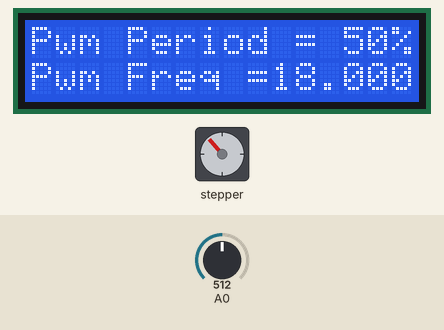
Bench run of a sketch on a simulated Arduino Uno, built with avr-gcc and run on an emulated ATmega328P. Parts: stepper motor, 16×2 character LCD. Wiring (inferred from the names in the program): stepper motor driver (200 steps per turn assumed): step pin 9; direction pin 11; enable pin 12. The test bench sets the inputs (shaded band); at power-on: A0 = 512.

Above: at 1.2 s.
1.3 s: A0 set to 306
At 2.07 s:
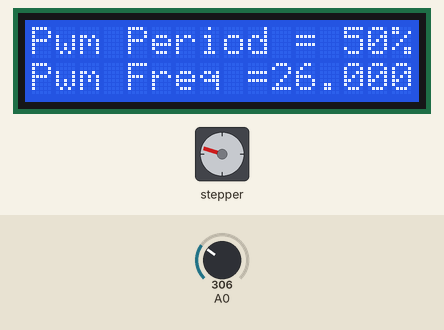
4.0 s: A0 set to 122
At 4.4 s:
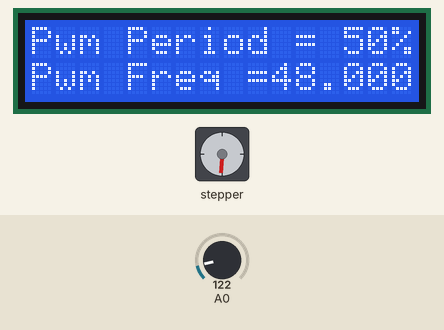
5.5 s: A0 set to 209
At 6.7 s:
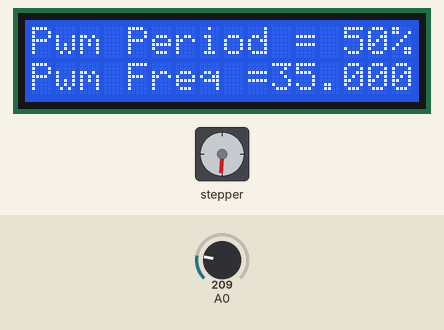
7.0 s: A0 set to 237
At 7.48 s:
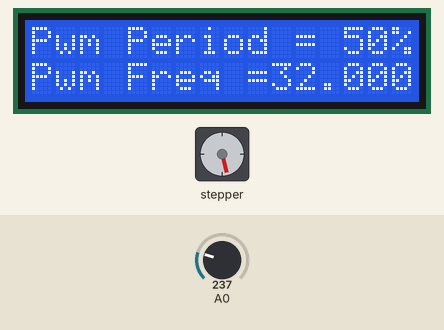
Timing chart, 0 to 13.1 s (numbered marks = the images above; inputs shaded):
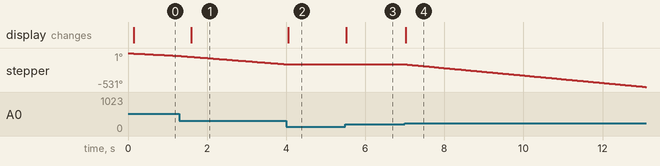

Measured:
- the behaviour switches between 226 and 227 on A0 (found by bisection; images 3 and 4)
- after the input at 1.3 s, the display: changes after 0.29 s (image 1)
- after the input at 4.0 s, stepper: goes on until 4.0 s, then stays -176°; the display: changes after 0.05 s (image 2)
- after the input at 5.5 s, the display: changes at once (image 3)
- after the input at 7.0 s, stepper: keeps turning counter-clockwise at about 58°/s, starting at once; the display: changes at once (image 4)

The sketch:

registros.ino
```cpp
//#include <LiquidCrystal.h>
//LiquidCrystal lcd(13, 12, 5, 4, 3, 2);
#include  <LiquidCrystal_I2C.h>
LiquidCrystal_I2C lcd(0x27, 16, 2);

int Pwmpin=9;//Pwm Output Pin
int Fchange= A0;//Frequency change through Potentiometer

int ena_pin = 12;
int dir_pin = 11;
int pul_pin = 9;

//int Button=1;//Button to change the frequency
void setup(){
  lcd.init();
  lcd.backlight();

  pinMode(ena_pin, OUTPUT);
  pinMode(dir_pin, OUTPUT);
  pinMode(pul_pin, OUTPUT);

  //pinMode(Button, INPUT);//Button as Input
  TCCR1A=_BV(COM1A1)|_BV(COM1B1);//Non-inverted Mode
  TCCR1B=_BV(WGM13)|_BV(CS11);//Prescalar 8
  lcd.setCursor(0, 0);//Lcd Coulomb 0 Row 1
  lcd.print("Pwm Period = 50%");

  digitalWrite(ena_pin, LOW); // ALTO DESHABILITA / BAJO HABILITA
  digitalWrite(dir_pin, LOW); // ALTO IZQUIERDA / BAJO DERECHA
}

float freq=0;
float count=10000,countt=0,Pinput=0;

void loop(){
  ICR1=count;//variable Frequency
  countt=2*8*count;
  freq= int(16000000/countt);
  OCR1A=int(count/2);
  lcd.setCursor(0, 1);//Lcd Coulomb 0 Row 2
  lcd.print("Pwm Freq =");
  lcd.print(freq);

  count=10000;
  Pinput=analogRead(A0);//Read input value
  Pinput=(Pinput/0.0113);
  count=count+Pinput;
  if(count>=100000){
      count=10000;
  }
}
```
